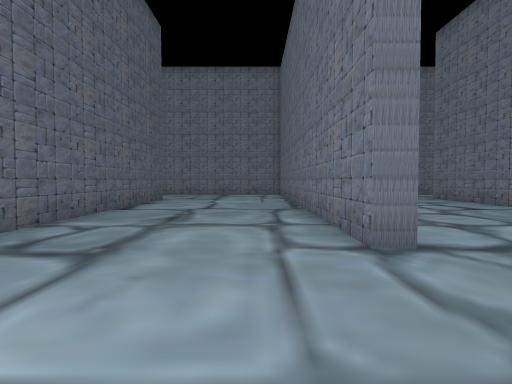
[1] (above)

15 first-person views from a walk through a scene from a Unity 3-D project. The camera is 1.5 m above the floor, tilts 2° down and sees 75° across. The floor is counted in squares, 2 m on a side. Each view is taken from the middle of a square. On the plan, view 1 faces up. The plan holds only what a view shows up to about 11 squares ahead; the rest is blank. The place goes on beyond the plan. The player is left out.

[2]
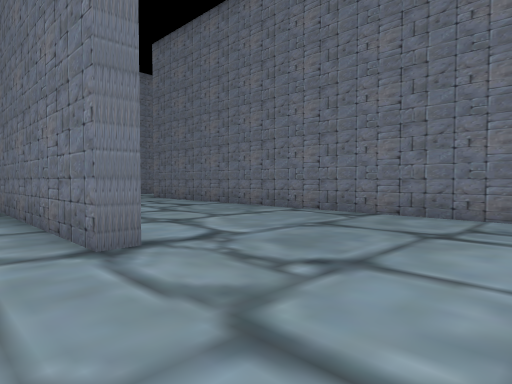

[3]
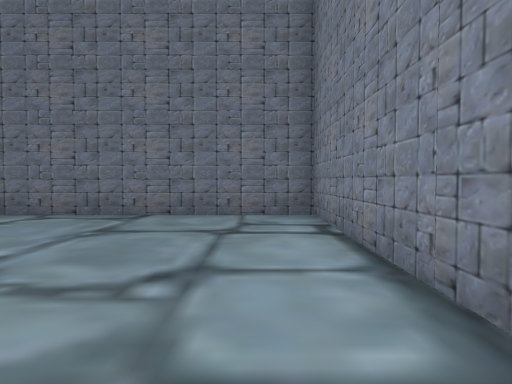

[4]
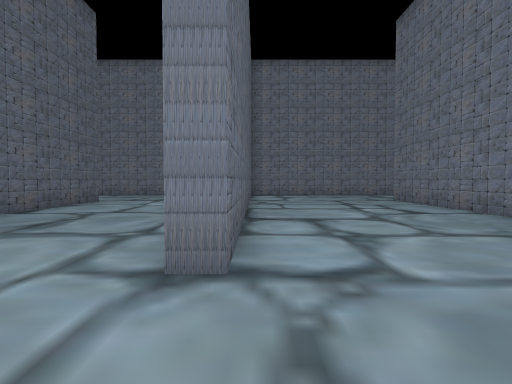

[5]
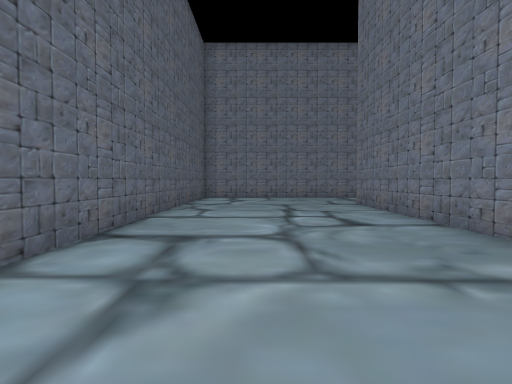

[6]
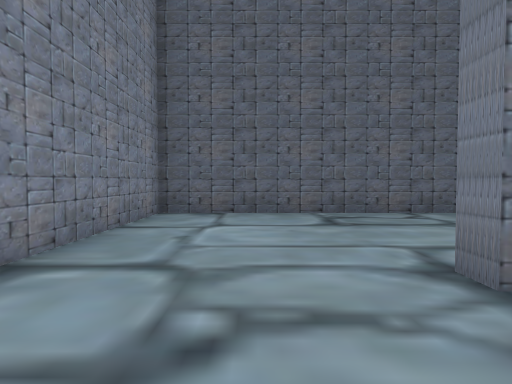

[7]
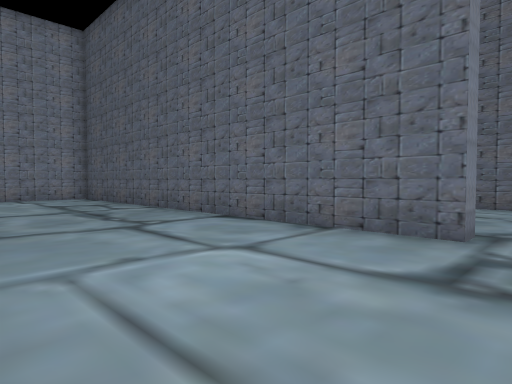

[8]
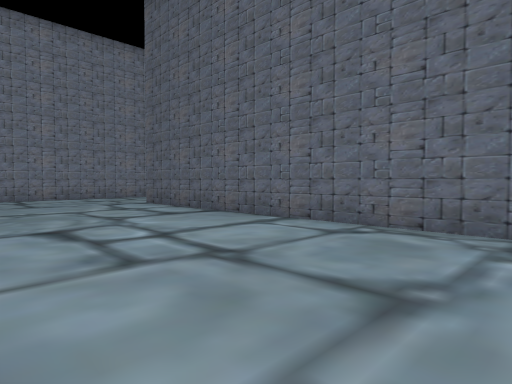

[9]
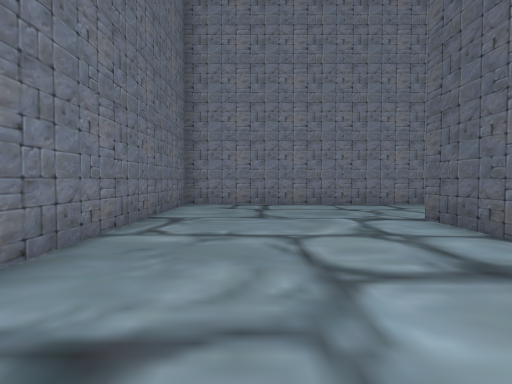

[10]
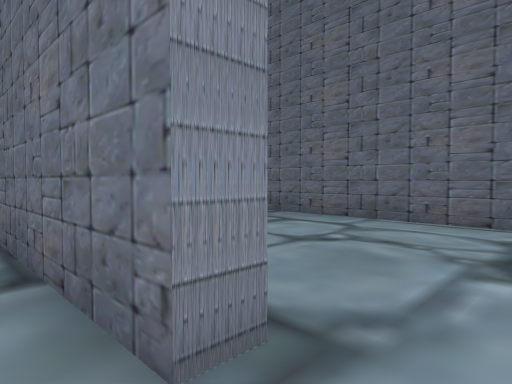

[11]
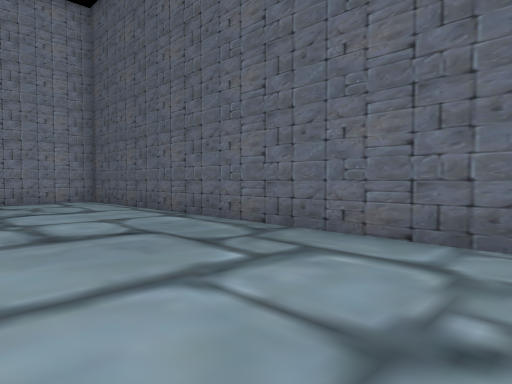

[12]
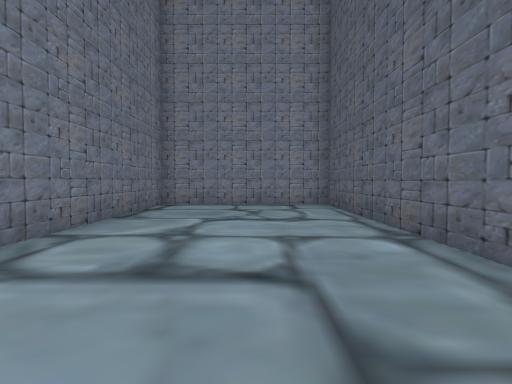

[13]
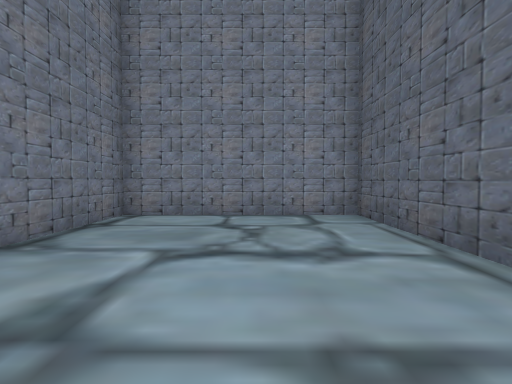

[14]
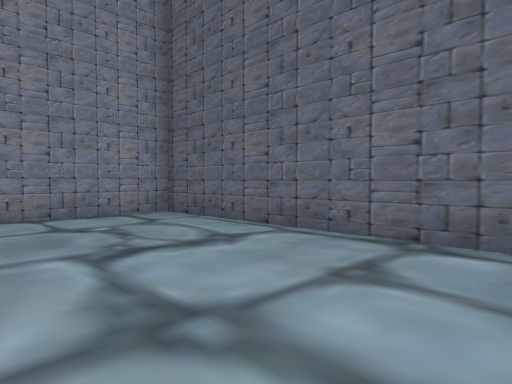

[15]
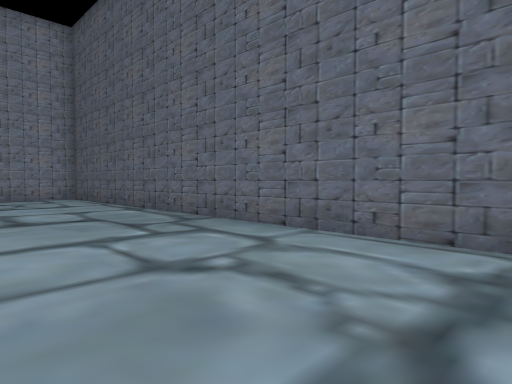

### Floor plan
Points are (right, up) in squares from view 1. A wall is a line through its corners. A room is listed if a view was taken in it or the views show most of it. See-through windows are left out.
Room 1 (views 1, 2, 3, 4, 5, 6, 7, 8, 9, 10)
walls: (1.8, 14) (1.8, 3.6) (1.3, 3.6) (1.3, 10.9); (-3.6, 13) (-3.6, -0.2) (7.2, -0.3) (7.2, 13.5)
ways out: opening at (-4, 13.5) to room 2
Room 2 (views 11, 12, 13, 14, 15)
walls: (-4.2, 13) (-3.6, 13); (-9.2, 13.5) (-9.2, -0.2) (-4.1, -0.2) (-4.1, 6.4)
ways out: opening at (-4, 13.5) to room 1

Where each view was taken, in squares from view 1:
view 1: 0 up, 0 right, facing up
view 2: 0 up, 0 right, facing up-right
view 3: 1 up, 0 right, facing right
view 4: 1 up, 2 right, facing up
view 5: 3 up, 4 right, facing up
view 6: 2 up, 4 right, facing left
view 7: 14 up, 1 right, facing down-left
view 8: 14 up, 7 right, facing down-left
view 9: 10 up, 5 right, facing down
view 10: 14 up, 3 left, facing down-left
view 11: 12 up, 5 left, facing down-left
view 12: 10 up, 7 left, facing down
view 13: 7 up, 7 left, facing down
view 14: 7 up, 5 left, facing down-left
view 15: 14 up, 5 left, facing down-left
